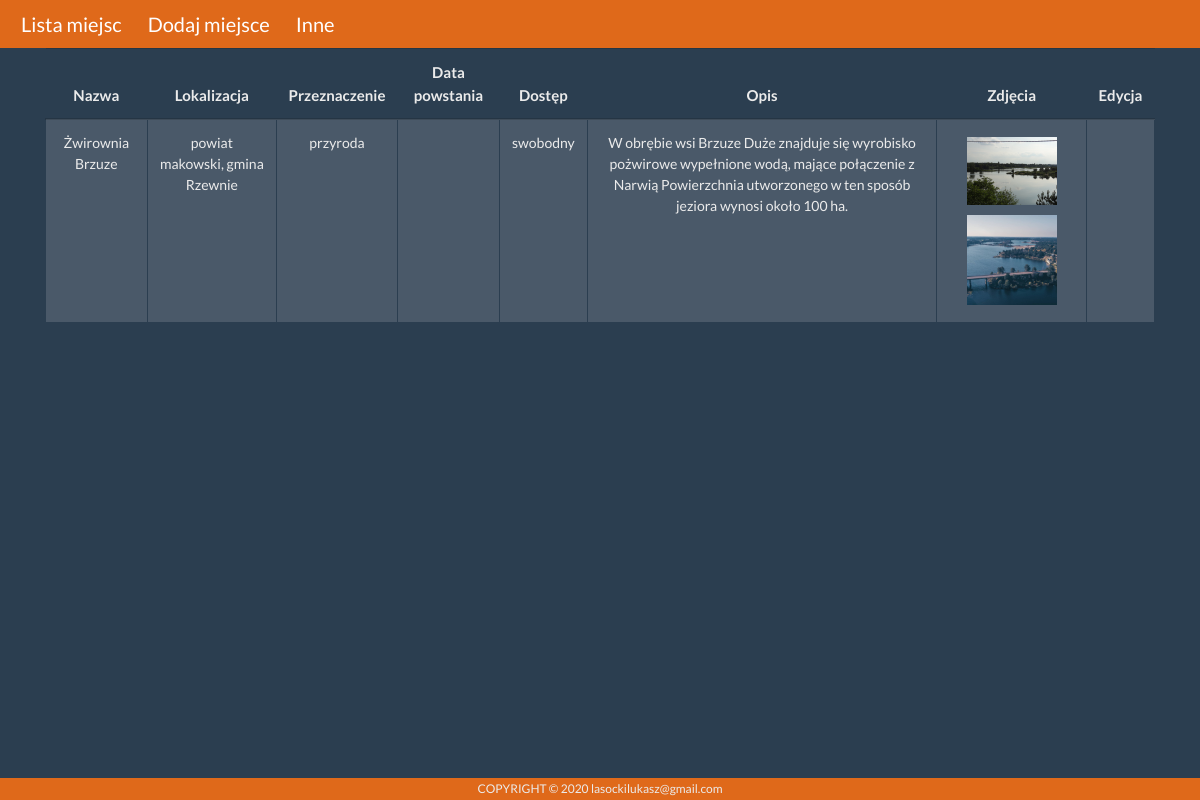
Page /single.php?posts=1 on the committed database.
### tables this page shows
CREATE TABLE `places` (
  `id` int(10) NOT NULL,
  `name` varchar(255) NOT NULL,
  `localization` varchar(255) NOT NULL,
  `type` varchar(255) NOT NULL,
  `date` varchar(255) NOT NULL,
  `access` varchar(255) NOT NULL,
  `description` text NOT NULL,
  `image` varchar(255) NOT NULL
);

CREATE TABLE `details` (
  `id` int(10) NOT NULL,
  `image` varchar(255) NOT NULL,
  `placeId` int(10) NOT NULL
);

### single.php (the view, shortened to what this page needs)
<?php include 'header.php';
require_once 'database_connect.php';
	if(isset($_GET['posts'])){
			$id=$_GET['posts'];
			$query2="SELECT * FROM places where id='$id'";
			$readd = $db -> prepare($query2);
			$readd -> execute();
	}
?>
<main class="container">
	<table class="table table-responsive">
		<thead>
			<tr>
				<th scope="col" class="arr">Nazwa</th>
				<th scope="col" class="arr">Lokalizacja</th>
				<th scope="col" class="arr">Przeznaczenie</th>
				<th scope="col" class="arr">Data powstania</th>
				<th scope="col" class="arr">Dostęp</th>
				<th scope="col" class="arr">Opis</th>
				<th scope="col" class="arr">Zdjęcia</th>
				<th scope="col" class="arr">Edycja</th>
			</tr>
		</thead>
		<tbody>
			<?php while($row=$readd->fetch(PDO::FETCH_ASSOC)){ ?>
			<tr class="table-active">
				<td class="tab"><?= $row['name']; ?></td>
				<td class="tab"><?= $row['localization']; ?></td>
				<td class="tab"><?= $row['type']; ?></td>
				<td class="tab"><?= $row['date']; ?></td>
				<td class="tab"><?= $row['access']; ?></td>
				<td class="tab"><?= $row['description']; ?></td>
				<td class="photos tab"><?php
					if ($row['image'] != ""){
					$image_name=	"SELECT * FROM places as p join details as d on p.id = d.placeId
											where d.placeId = ".$row['id'];
					$read1=$db -> prepare($image_name);
					$read1 -> execute();
					foreach($read1 as $value){ ?>
						<a href="upload/<?= $value['image']; ?> " data-lightbox="image-lb"><img src="upload/<?= $value['image']; ?> "></a><?php }} ?>
				</td>
				<form action="" method="post">
				<td class="tab"><button type="submit" class="btn-single" name="submit"><?php if($row['id']>6){ ?>Usuń<?php } ?></button></td>
				</form>
			</tr>
	<?php
	} ?>
		</tbody>
	</table>
</main>
<?php include 'footer.php'; ?>

### css/style.css (style rules this page uses)
* { margin: 0; padding: 0; }
html { height: 100%; }
body { min-height: 100%; position: relative; }
.container { padding-bottom: 50px; }
.arr { text-align: center; font-size: 15px; height: 50px; }
.tab { border: 1px solid #2b3e50; text-align: center; }
.photos { background: #f7f7f7; }
.photos img { width: 100px; padding: 5px; }
.btn-single { color: #EBEBEB; background-color: transparent; border: 1px solid transparent; font-size: 1rem; }

### rows in the picture
places: name "Żwirownia Brzuze", localization "powiat makowski, gmina Rzewnie", type "przyroda", access "swobodny", description "W obrębie wsi Brzuze Duże znajduje się wyrobisko pożwirowe wypełnione wodą, mające połączenie z Narwią Powierzchnia utworzonego w ten sposób jeziora wynosi około 100 ha."
details: image (picture)
details: image (picture)
